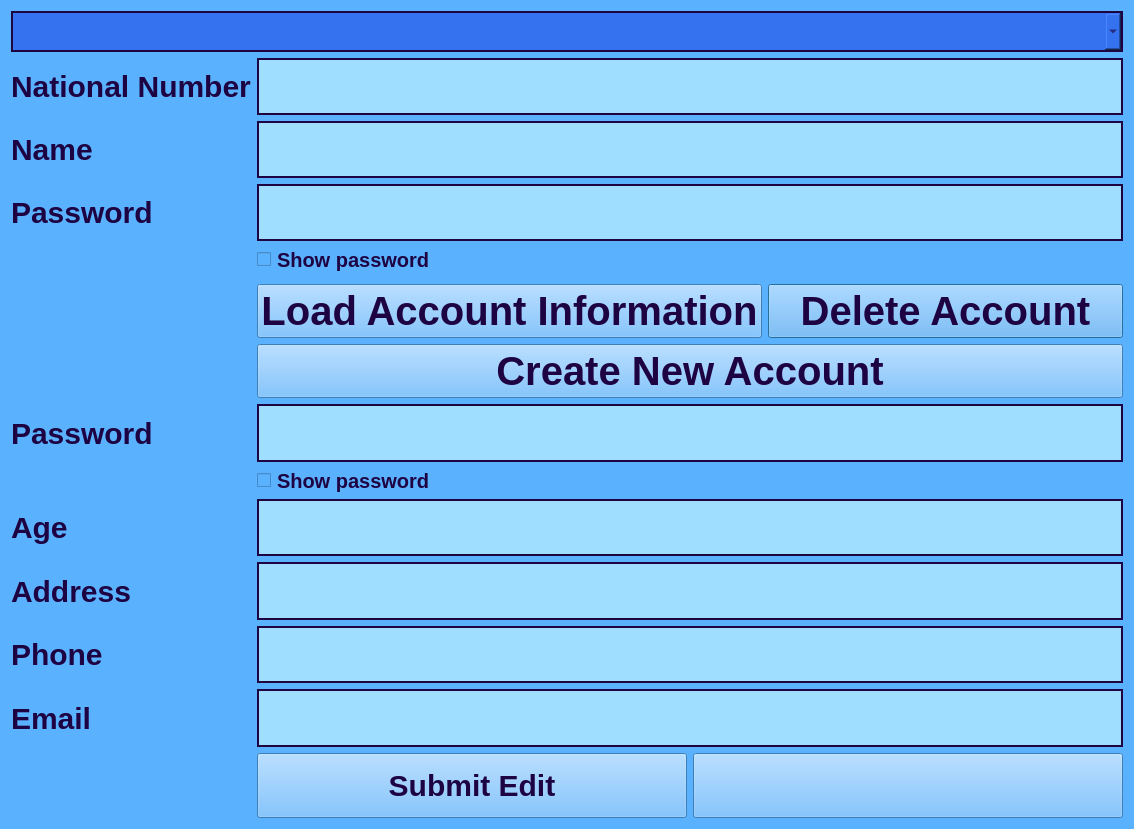
<?xml version="1.0" encoding="UTF-8"?>
<ui version="4.0">
 <class>Customer_Edit</class>
 <widget class="QDialog" name="Customer_Edit">
  <property name="geometry">
   <rect>
    <x>0</x>
    <y>0</y>
    <width>1134</width>
    <height>829</height>
   </rect>
  </property>
  <property name="sizePolicy">
   <sizepolicy hsizetype="MinimumExpanding" vsizetype="MinimumExpanding">
    <horstretch>0</horstretch>
    <verstretch>0</verstretch>
   </sizepolicy>
  </property>
  <property name="windowTitle">
   <string>Dialog</string>
  </property>
  <property name="styleSheet">
   <string notr="true">    background-color: #5AB2FF;</string>
  </property>
  <layout class="QFormLayout" name="formLayout_4">
   <item row="0" column="0" colspan="2">
    <widget class="QComboBox" name="comboBox">
     <property name="styleSheet">
      <string notr="true">border: 2px solid #1E0342;
background-color: #3572EF;
color: #1E0342;
font:30px;
</string>
     </property>
    </widget>
   </item>
   <item row="2" column="0">
    <widget class="QLabel" name="label__NN">
     <property name="styleSheet">
      <string notr="true">color: #1E0342;
font-weight: bold;
font-size: 30px;
background: transparent; 
border: none;
</string>
     </property>
     <property name="text">
      <string>National Number</string>
     </property>
    </widget>
   </item>
   <item row="2" column="1">
    <widget class="QLineEdit" name="lineEdit__NN">
     <property name="styleSheet">
      <string notr="true">font-weight: bold;
font-size: 45px;
border-radius: 50px; 
border: 2px solid #1E0342;
background-color: #A0DEFF;
color: #1E0342;
</string>
     </property>
    </widget>
   </item>
   <item row="3" column="0">
    <widget class="QLabel" name="label__Name">
     <property name="styleSheet">
      <string notr="true">color: #1E0342;
font-weight: bold;
font-size: 30px;
background: transparent; 
border: none;
</string>
     </property>
     <property name="text">
      <string>Name</string>
     </property>
    </widget>
   </item>
   <item row="3" column="1">
    <widget class="QLineEdit" name="lineEdit__Name">
     <property name="styleSheet">
      <string notr="true">font-weight: bold;
font-size: 45px;
border-radius: 50px; 
border: 2px solid #1E0342;
background-color: #A0DEFF;
color: #1E0342;
</string>
     </property>
    </widget>
   </item>
   <item row="4" column="0">
    <widget class="QLabel" name="label__Pass">
     <property name="styleSheet">
      <string notr="true">color: #1E0342;
font-weight: bold;
font-size: 30px;
background: transparent; 
border: none;
</string>
     </property>
     <property name="text">
      <string>Password</string>
     </property>
    </widget>
   </item>
   <item row="4" column="1">
    <widget class="QLineEdit" name="lineEdit__Pass">
     <property name="styleSheet">
      <string notr="true">font-weight: bold;
font-size: 45px;
border-radius: 50px; 
border: 2px solid #1E0342;
background-color: #A0DEFF;
color: #1E0342;
</string>
     </property>
     <property name="echoMode">
      <enum>QLineEdit::EchoMode::Password</enum>
     </property>
    </widget>
   </item>
   <item row="5" column="1">
    <widget class="QCheckBox" name="checkBox">
     <property name="styleSheet">
      <string notr="true">color: #1E0342;
font-weight: bold;
font-size: 20px;
border: none;
</string>
     </property>
     <property name="text">
      <string>Show password</string>
     </property>
    </widget>
   </item>
   <item row="6" column="0">
    <layout class="QGridLayout" name="gridLayout"/>
   </item>
   <item row="8" column="1">
    <layout class="QGridLayout" name="gridLayout_2">
     <item row="0" column="1">
      <widget class="QPushButton" name="pushButton">
       <property name="styleSheet">
        <string notr="true">font-weight: bold;
font-size: 40px;
color: #1E0342;
</string>
       </property>
       <property name="text">
        <string>Delete Account</string>
       </property>
      </widget>
     </item>
     <item row="0" column="0">
      <widget class="QPushButton" name="pushButton_Load">
       <property name="styleSheet">
        <string notr="true">font-weight: bold;
font-size: 40px;
color: #1E0342;
</string>
       </property>
       <property name="text">
        <string>Load Account Information</string>
       </property>
      </widget>
     </item>
    </layout>
   </item>
   <item row="9" column="1">
    <widget class="QPushButton" name="pushButton_CN">
     <property name="styleSheet">
      <string notr="true">font-weight: bold;
font-size: 40px;
color: #1E0342;
</string>
     </property>
     <property name="text">
      <string>Create New Account</string>
     </property>
    </widget>
   </item>
   <item row="11" column="0">
    <widget class="QLabel" name="label_Pass">
     <property name="sizePolicy">
      <sizepolicy hsizetype="MinimumExpanding" vsizetype="MinimumExpanding">
       <horstretch>0</horstretch>
       <verstretch>0</verstretch>
      </sizepolicy>
     </property>
     <property name="styleSheet">
      <string notr="true">color: #1E0342;
font-weight: bold;
font-size: 30px;
background: transparent; 
border: none;
</string>
     </property>
     <property name="text">
      <string>Password</string>
     </property>
    </widget>
   </item>
   <item row="11" column="1">
    <widget class="QLineEdit" name="lineEdit_Password">
     <property name="sizePolicy">
      <sizepolicy hsizetype="MinimumExpanding" vsizetype="MinimumExpanding">
       <horstretch>0</horstretch>
       <verstretch>0</verstretch>
      </sizepolicy>
     </property>
     <property name="styleSheet">
      <string notr="true">font-weight: bold;
font-size: 45px;
border-radius: 50px; 
border: 2px solid #1E0342;
background-color: #A0DEFF;
color: #1E0342;
</string>
     </property>
     <property name="echoMode">
      <enum>QLineEdit::EchoMode::Password</enum>
     </property>
    </widget>
   </item>
   <item row="13" column="0">
    <widget class="QLabel" name="label_Age">
     <property name="sizePolicy">
      <sizepolicy hsizetype="MinimumExpanding" vsizetype="MinimumExpanding">
       <horstretch>0</horstretch>
       <verstretch>0</verstretch>
      </sizepolicy>
     </property>
     <property name="styleSheet">
      <string notr="true">color: #1E0342;
font-weight: bold;
font-size: 30px;
background: transparent; 
border: none;
</string>
     </property>
     <property name="text">
      <string>Age</string>
     </property>
    </widget>
   </item>
   <item row="13" column="1">
    <widget class="QLineEdit" name="lineEdit_Age">
     <property name="sizePolicy">
      <sizepolicy hsizetype="MinimumExpanding" vsizetype="MinimumExpanding">
       <horstretch>0</horstretch>
       <verstretch>0</verstretch>
      </sizepolicy>
     </property>
     <property name="styleSheet">
      <string notr="true">font-weight: bold;
font-size: 45px;
border-radius: 50px; 
border: 2px solid #1E0342;
background-color: #A0DEFF;
color: #1E0342;
</string>
     </property>
    </widget>
   </item>
   <item row="14" column="0">
    <widget class="QLabel" name="label_Address">
     <property name="sizePolicy">
      <sizepolicy hsizetype="MinimumExpanding" vsizetype="MinimumExpanding">
       <horstretch>0</horstretch>
       <verstretch>0</verstretch>
      </sizepolicy>
     </property>
     <property name="styleSheet">
      <string notr="true">color: #1E0342;
font-weight: bold;
font-size: 30px;
background: transparent; 
border: none;
</string>
     </property>
     <property name="text">
      <string>Address</string>
     </property>
    </widget>
   </item>
   <item row="14" column="1">
    <widget class="QLineEdit" name="lineEdit_Address">
     <property name="sizePolicy">
      <sizepolicy hsizetype="MinimumExpanding" vsizetype="MinimumExpanding">
       <horstretch>0</horstretch>
       <verstretch>0</verstretch>
      </sizepolicy>
     </property>
     <property name="styleSheet">
      <string notr="true">font-weight: bold;
font-size: 45px;
border-radius: 50px; 
border: 2px solid #1E0342;
background-color: #A0DEFF;
color: #1E0342;
</string>
     </property>
    </widget>
   </item>
   <item row="15" column="0">
    <widget class="QLabel" name="label_Phone">
     <property name="styleSheet">
      <string notr="true">color: #1E0342;
font-weight: bold;
font-size: 30px;
background: transparent; 
border: none;
</string>
     </property>
     <property name="text">
      <string>Phone</string>
     </property>
    </widget>
   </item>
   <item row="15" column="1">
    <widget class="QLineEdit" name="lineEdit_Phone">
     <property name="sizePolicy">
      <sizepolicy hsizetype="MinimumExpanding" vsizetype="MinimumExpanding">
       <horstretch>0</horstretch>
       <verstretch>0</verstretch>
      </sizepolicy>
     </property>
     <property name="styleSheet">
      <string notr="true">font-weight: bold;
font-size: 45px;
border-radius: 50px; 
border: 2px solid #1E0342;
background-color: #A0DEFF;
color: #1E0342;
</string>
     </property>
    </widget>
   </item>
   <item row="16" column="0">
    <widget class="QLabel" name="label_Email">
     <property name="styleSheet">
      <string notr="true">color: #1E0342;
font-weight: bold;
font-size: 30px;
background: transparent; 
border: none;
</string>
     </property>
     <property name="text">
      <string>Email</string>
     </property>
    </widget>
   </item>
   <item row="16" column="1">
    <widget class="QLineEdit" name="lineEdit_Email">
     <property name="sizePolicy">
      <sizepolicy hsizetype="MinimumExpanding" vsizetype="MinimumExpanding">
       <horstretch>0</horstretch>
       <verstretch>0</verstretch>
      </sizepolicy>
     </property>
     <property name="styleSheet">
      <string notr="true">font-weight: bold;
font-size: 45px;
border-radius: 50px; 
border: 2px solid #1E0342;
background-color: #A0DEFF;
color: #1E0342;
</string>
     </property>
    </widget>
   </item>
   <item row="17" column="1">
    <layout class="QHBoxLayout" name="horizontalLayout_4">
     <item>
      <widget class="QPushButton" name="pushButton_Submit">
       <property name="sizePolicy">
        <sizepolicy hsizetype="Preferred" vsizetype="Preferred">
         <horstretch>0</horstretch>
         <verstretch>0</verstretch>
        </sizepolicy>
       </property>
       <property name="styleSheet">
        <string notr="true">font-weight: bold;
font-size: 30px;
color: #1E0342;
</string>
       </property>
       <property name="text">
        <string>Submit Edit</string>
       </property>
      </widget>
     </item>
     <item>
      <widget class="QPushButton" name="pushButton_Home">
       <property name="sizePolicy">
        <sizepolicy hsizetype="Preferred" vsizetype="Preferred">
         <horstretch>0</horstretch>
         <verstretch>0</verstretch>
        </sizepolicy>
       </property>
       <property name="styleSheet">
        <string notr="true">image: url(:/images/images/home-button.png);
font-weight: bold;
font-size: 50px;
</string>
       </property>
       <property name="text">
        <string/>
       </property>
      </widget>
     </item>
    </layout>
   </item>
   <item row="12" column="1">
    <widget class="QCheckBox" name="checkBox_2">
     <property name="styleSheet">
      <string notr="true">color: #1E0342;
font-weight: bold;
font-size: 20px;
border: none;
</string>
     </property>
     <property name="text">
      <string>Show password</string>
     </property>
    </widget>
   </item>
  </layout>
 </widget>
 <resources/>
 <connections/>
</ui>
